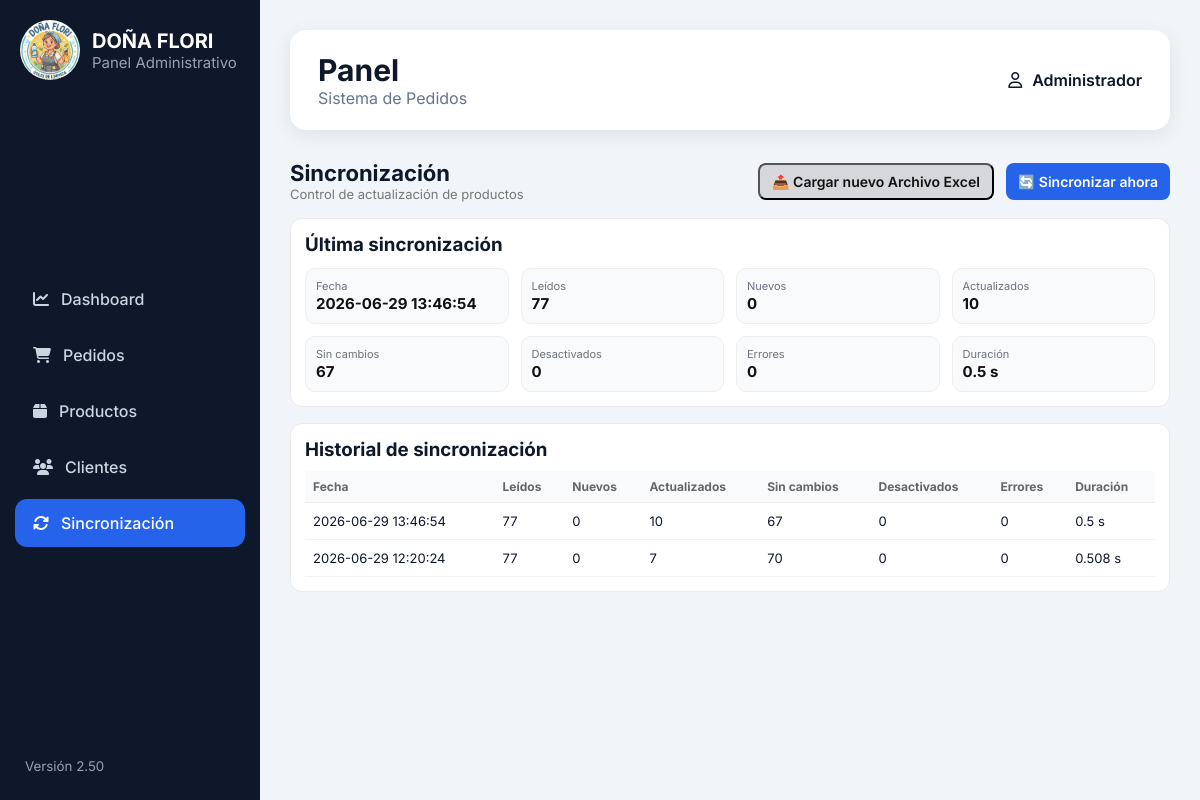
Page /admin/sincronizacion on the earlier database version.
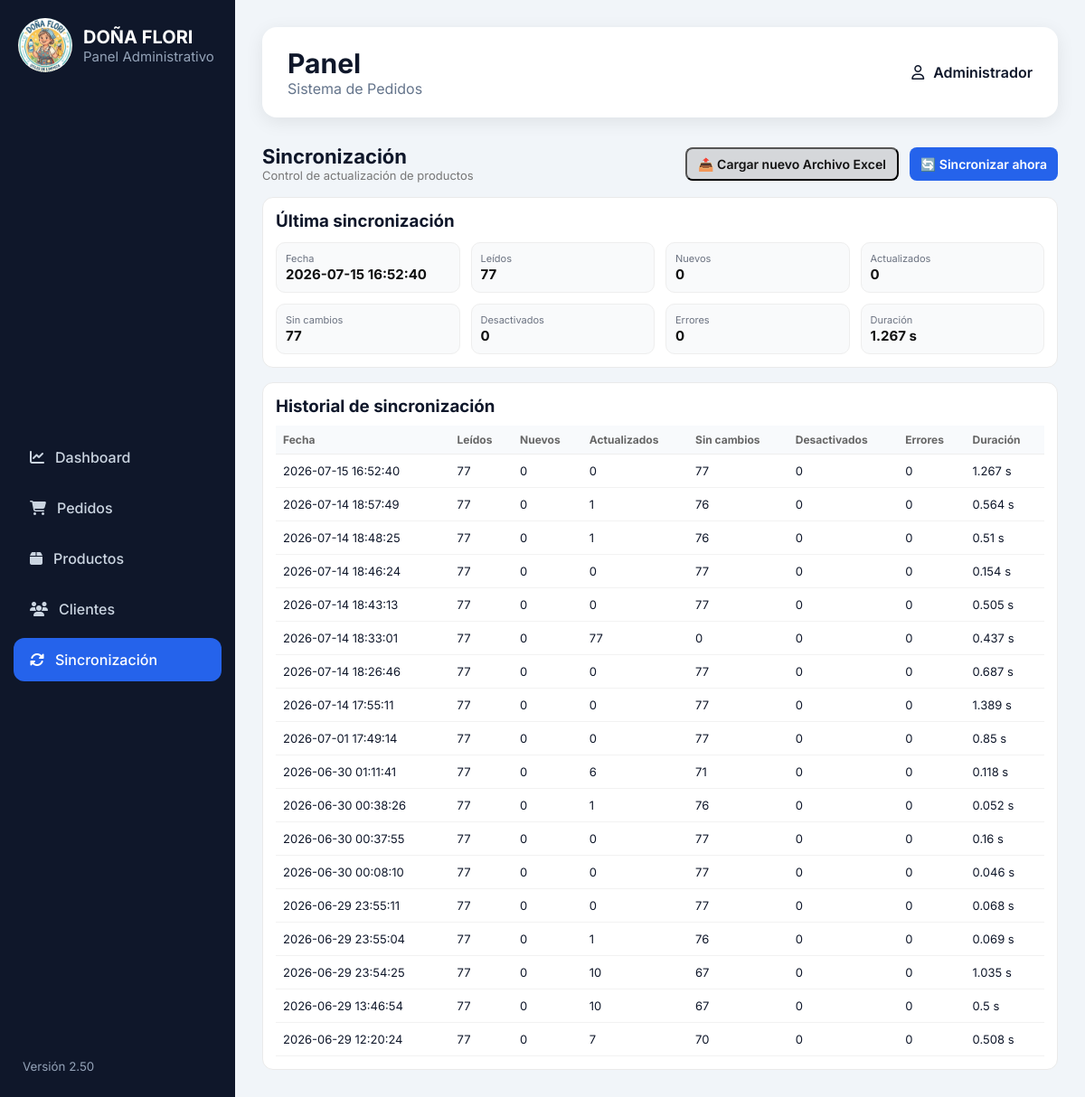
Same page on the later database version.
### tables this page shows
CREATE TABLE sincronizaciones(

            id INTEGER PRIMARY KEY AUTOINCREMENT,

            fecha TEXT NOT NULL,

            productos_leidos INTEGER DEFAULT 0,

            nuevos INTEGER DEFAULT 0,

            actualizados INTEGER DEFAULT 0,

            sin_cambios INTEGER DEFAULT 0,

            desactivados INTEGER DEFAULT 0,

            errores INTEGER DEFAULT 0,

            duracion REAL DEFAULT 0

        );

### app.py (the view)
@app.route("/admin/sincronizacion")
def admin_sincronizacion():
    return render_template(
        "admin/sincronizacion.html",
        ultima=obtener_ultima_sincronizacion(),
        historial=obtener_historial()
    )

### services/database_service.py (called while the page is built)
def conectar():
    conexion = sqlite3.connect(DATABASE)
    conexion.row_factory = sqlite3.Row
    return conexion

### services/sync_log_service.py (called while the page is built)
def obtener_ultima_sincronizacion():
    conn = conectar()
    cursor = conn.cursor()
    cursor.execute("""
        SELECT *
        FROM sincronizaciones
        ORDER BY id DESC
        LIMIT 1
    """)
    resultado = cursor.fetchone()
    conn.close()
    return resultado

def obtener_historial(limit=20):
    conn = conectar()
    cursor = conn.cursor()
    cursor.execute("""
        SELECT *
        FROM sincronizaciones
        ORDER BY id DESC
        LIMIT ?
    """, (limit,))
    historial = cursor.fetchall()
    conn.close()
    return historial

### templates/admin/sincronizacion.html (shortened to what this page needs)
{% extends "admin/base_admin.html" %}
{% block content %}
<div class="erp-container">
    <div class="erp-header">
        <div>
            <h1 class="erp-title">Sincronización</h1>
            <p class="erp-subtitle">Control de actualización de productos</p>
        </div>
        <div style="display:flex; gap:12px;">
            <button id="btnSubirExcel" class="btn-secondary">
                📤 Cargar nuevo Archivo Excel
            </button>
            <button id="btnSincronizar" class="btn-primary">
                🔄 Sincronizar ahora
            </button>
        </div>
    </div>
    <div class="erp-card full">
        <h3>Última sincronización</h3>
        {% if ultima %}
        <div class="sync-grid">
            <div class="sync-item">
                <span>Fecha</span>
                <strong>{{ ultima.fecha }}</strong>
            </div>
            <div class="sync-item">
                <span>Leídos</span>
                <strong>{{ ultima.productos_leidos }}</strong>
            </div>
            <div class="sync-item">
                <span>Nuevos</span>
                <strong>{{ ultima.nuevos }}</strong>
            </div>
            <div class="sync-item">
                <span>Actualizados</span>
                <strong>{{ ultima.actualizados }}</strong>
            </div>
            <div class="sync-item">
                <span>Sin cambios</span>
                <strong>{{ ultima.sin_cambios }}</strong>
            </div>
            <div class="sync-item">
                <span>Desactivados</span>
                <strong>{{ ultima.desactivados }}</strong>
            </div>
            <div class="sync-item">
                <span>Errores</span>
                <strong class="danger">{{ ultima.errores }}</strong>
            </div>
            <div class="sync-item">
                <span>Duración</span>
                <strong>{{ ultima.duracion }} s</strong>
            </div>
        </div>
        {% else %}
        <p class="muted">No existen sincronizaciones aún.</p>
        {% endif %}
    </div>
    <div class="erp-card full">
        <h3>Historial de sincronización</h3>
        <table class="erp-table">
            <thead>
                <tr>
                    <th>Fecha</th>
                    <th>Leídos</th>
                    <th>Nuevos</th>
                    <th>Actualizados</th>
                    <th>Sin cambios</th>
                    <th>Desactivados</th>
                    <th>Errores</th>
                    <th>Duración</th>
                </tr>
            </thead>
            <tbody>
                {% for item in historial %}
                <tr>
                    <td>{{ item.fecha }}</td>
                    <td>{{ item.productos_leidos }}</td>
                    <td>{{ item.nuevos }}</td>
                    <td>{{ item.actualizados }}</td>
                    <td>{{ item.sin_cambios }}</td>
                    <td>{{ item.desactivados }}</td>
                    <td>
                        {% if item.errores > 0 %}
                            <span class="danger-text">{{ item.errores }}</span>
                        {% else %}
                            {{ item.errores }}
                        {% endif %}
                    </td>
                    <td>{{ item.duracion }} s</td>
                </tr>
                {% endfor %}
            </tbody>
        </table>
    </div>
</div>
{% endblock %}

Differences in the rows shown:
added sincronizaciones: fecha "2026-07-15 16:52:40", productos_leidos "77", nuevos "0", actualizados "0", sin_cambios "77", desactivados "0", errores "0", duracion "1.267"
added sincronizaciones: fecha "2026-07-14 18:57:49", productos_leidos "77", nuevos "0", actualizados "1", sin_cambios "76", desactivados "0", errores "0", duracion "0.564"
added sincronizaciones: fecha "2026-07-14 18:48:25", productos_leidos "77", nuevos "0", actualizados "1", sin_cambios "76", desactivados "0", errores "0", duracion "0.51"
added sincronizaciones: fecha "2026-07-14 18:46:24", productos_leidos "77", nuevos "0", actualizados "0", sin_cambios "77", desactivados "0", errores "0", duracion "0.154"
added sincronizaciones: fecha "2026-07-14 18:43:13", productos_leidos "77", nuevos "0", actualizados "0", sin_cambios "77", desactivados "0", errores "0", duracion "0.505"
added sincronizaciones: fecha "2026-07-14 18:33:01", productos_leidos "77", nuevos "0", actualizados "77", sin_cambios "0", desactivados "0", errores "0", duracion "0.437"
added sincronizaciones: fecha "2026-07-14 18:26:46", productos_leidos "77", nuevos "0", actualizados "0", sin_cambios "77", desactivados "0", errores "0", duracion "0.687"
added sincronizaciones: fecha "2026-07-14 17:55:11", productos_leidos "77", nuevos "0", actualizados "0", sin_cambios "77", desactivados "0", errores "0", duracion "1.389"
added sincronizaciones: fecha "2026-07-01 17:49:14", productos_leidos "77", nuevos "0", actualizados "0", sin_cambios "77", desactivados "0", errores "0", duracion "0.85"
added sincronizaciones: fecha "2026-06-30 01:11:41", productos_leidos "77", nuevos "0", actualizados "6", sin_cambios "71", desactivados "0", errores "0", duracion "0.118"
added sincronizaciones: fecha "2026-06-30 00:38:26", productos_leidos "77", nuevos "0", actualizados "1", sin_cambios "76", desactivados "0", errores "0", duracion "0.052"
added sincronizaciones: fecha "2026-06-30 00:37:55", productos_leidos "77", nuevos "0", actualizados "0", sin_cambios "77", desactivados "0", errores "0", duracion "0.16"
added sincronizaciones: fecha "2026-06-30 00:08:10", productos_leidos "77", nuevos "0", actualizados "0", sin_cambios "77", desactivados "0", errores "0", duracion "0.046"
added sincronizaciones: fecha "2026-06-29 23:55:11", productos_leidos "77", nuevos "0", actualizados "0", sin_cambios "77", desactivados "0", errores "0", duracion "0.068"
added sincronizaciones: fecha "2026-06-29 23:55:04", productos_leidos "77", nuevos "0", actualizados "1", sin_cambios "76", desactivados "0", errores "0", duracion "0.069"
added sincronizaciones: fecha "2026-06-29 23:54:25", productos_leidos "77", nuevos "0", actualizados "10", sin_cambios "67", desactivados "0", errores "0", duracion "1.035"
Other differences:
{{ ultima.fecha }}: "2026-06-29 13:46:54" → "2026-07-15 16:52:40"
{{ ultima.actualizados }}: "10" → "0"
{{ ultima.sin_cambios }}: "67" → "77"
{{ ultima.duracion }}: "0.5" → "1.267"
